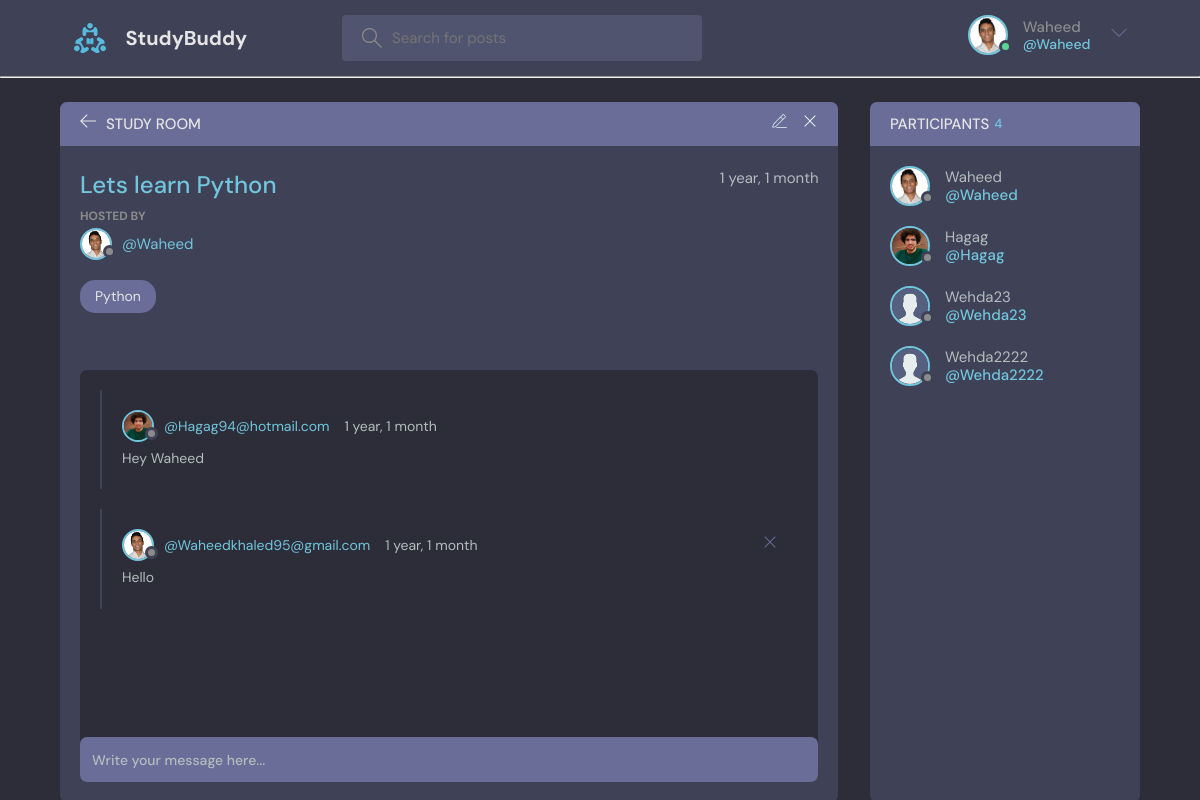
/room/1/ (signed in), run on the app's committed database.
### base/models.py (models this page shows, shortened)
class User(AbstractUser):
    name = models.CharField(max_length=200,null=True)
    email = models.EmailField(unique=True, null=True)
    bio = models.TextField(null=True)
    avatar = models.ImageField(null=True,default='avatar.svg')
    USERNAME_FIELD = 'email'
    REQUIRED_FIELDS =[]

class Room(models.Model):
    host = models.ForeignKey(User,on_delete=models.CASCADE,null=True)
    topic = models.ForeignKey(Topic,on_delete=models.SET_NULL,null=True)
    name = models.CharField(max_length=200)
    description = models.TextField(null=True, blank=True)
    participants = models.ManyToManyField(User,related_name='participants',blank=True)
    updated = models.DateTimeField(auto_now=True)
    created = models.DateTimeField(auto_now_add=True)
    class Meta:
        ordering = ['-updated','-created']
    def __str__(self):
        return self.name

class Topic(models.Model):
    name =models.CharField(max_length=200)
    def __str__(self) -> str:
        return self.name

class Message(models.Model):
    user = models.ForeignKey(User,on_delete=models.CASCADE)
    room = models.ForeignKey(Room,on_delete=models.CASCADE)
    body = models.TextField()
    updated = models.DateTimeField(auto_now=True)
    created = models.DateTimeField(auto_now_add=True)
    class Meta:
        ordering =['-updated','-created']

### base/views.py (the view, shortened to what this page needs)
# urls.py: path("room/<str:pk>/",views.getRoom)
@login_required(login_url='/login')
def room(request,pk):
    room = Room.objects.get(id=pk)
    roomMessages=room.message_set.all()
    participants = room.participants.all()
    context = {'room':room,'roomMessages':roomMessages,'participants':participants}
    return render(request,'base/room.html',context)

### base/templates/base/room.html (shortened to what this page needs)
{% extends 'main.html' %}
{% block content %}
{% load static %}
    <main class="profile-page layout layout--2">
      <div class="container">
        <div class="room">
          <div class="room__top">
            <div class="room__topLeft">
              <a href="{% url 'home' %}">
                <svg version="1.1" xmlns="http://www.w3.org/2000/svg" width="32" height="32" viewBox="0 0 32 32">
                  <title>arrow-left</title>
                  <path
                    d="M13.723 2.286l-13.723 13.714 13.719 13.714 1.616-1.611-10.96-10.96h27.625v-2.286h-27.625l10.965-10.965-1.616-1.607z"
                  ></path>
                </svg>
              </a>
              <h3>Study Room</h3>
            </div>
            {% if room.host == request.user %}
            <div class="room__topRight">
              <a href="{% url 'update-room' room.id %}">
              </a>
              <a href="{% url 'delete-room' room.id %}">
                <svg version="1.1" xmlns="http://www.w3.org/2000/svg" width="32" height="32" viewBox="0 0 32 32">
                  <title>remove</title>
                  <path
                    d="M27.314 6.019l-1.333-1.333-9.98 9.981-9.981-9.981-1.333 1.333 9.981 9.981-9.981 9.98 1.333 1.333 9.981-9.98 9.98 9.98 1.333-1.333-9.98-9.98 9.98-9.981z"
                  ></path>
                </svg>
              </a>
            </div>
            {% endif %}
          </div>
          <div class="room__box scroll">
            <div class="room__header scroll">
              <div class="room__info">
                <h3>{{room}}</h3>
                <span>{{room.created|timesince}}</span>
              </div>
              <div class="room__hosted">
                <p>Hosted By</p>
                <a href="{% url 'user-profile' room.host.id %}" class="room__author">
                  <div class="avatar avatar--small">
                    <img src="{{room.host.avatar.url}}" />
                  </div>
                  <span>@{{room.host.username}}</span>
                </a>
              </div>
              <span class="room__topics">{{room.topic}}</span>
            </div>
            <div class="room__conversation">
              <div class="threads scroll">
                {% for message in roomMessages %}
                <div class="thread">
                  <div class="thread__top">
                    <div class="thread__author">
                      <a href="{% url 'user-profile' message.user.id %}" class="thread__authorInfo">
                        <div class="avatar avatar--small">
                          <img src="{{message.user.avatar.url}}" />
                        </div>
                        <span>@{{message.user}}</span>
                      </a>
                      <span class="thread__date">{{message.created|timesince}}</span>
                    </div>
                    {% if message.user == request.user %}
                    <div class="thread__delete">
                      <a href="{% url 'delete-message' message.id %}">
                      <svg version="1.1" xmlns="http://www.w3.org/2000/svg" width="32" height="32" viewBox="0 0 32 32">
                        <title>remove</title>
                        <path
                          d="M27.314 6.019l-1.333-1.333-9.98 9.981-9.981-9.981-1.333 1.333 9.981 9.981-9.981 9.98 1.333 1.333 9.981-9.98 9.98 9.98 1.333-1.333-9.98-9.98 9.98-9.981z"
                        ></path>
                      </svg>
                    </a>
                    </div>
                    {% endif %}
                  </div>
                  <div class="thread__details">
                    {{message.body}}
                  </div>
                </div>
                {% endfor %}
              </div>
            </div>
          </div>
          <div class="room__message">
            <form method="POST" action="">
              <input type='text' name="body" placeholder="Write your message here..." />
            </form>
          </div>
        </div>
        <div class="participants">
          <h3 class="participants__top">Participants <span>{{participants.count}}</span></h3>
          <div class="participants__list scroll">
            {% for user in participants %}
            <a href="{% url 'user-profile' user.id %}" class="participant">
              <div class="avatar avatar--medium">
                <img src="{{user.avatar.url}}" />
              </div>
              <p>
                {{user.username}}
                <span>@{{user.username}}</span>
              </p>
            </a>
              {% endfor %}
          </div>
        </div>
            </div>
    </main>
{% endblock content %}

### templates/navbar.html (shortened to what this page needs)
{% load static %}
<header class="header header--loggedIn">
  <div class="container">
    <a href="{% url 'home' %}" class="header__logo">
      <img src="{% static 'images/logo.svg' %}" />
      <h1>StudyBuddy</h1>
    </a>
    {% if request.user.is_authenticated %}
    <form class="header__search" method='GET' action = "{% url 'home' %}">
      <label>
        <input type='text' name="q" placeholder="Search for posts" />
      </label>
    </form>
    {% endif %}
    <nav class="header__menu">
      {% if request.user.is_authenticated %}
        <div class="header__user">
          <a href="{% url 'user-profile' request.user.id %}">
            <div class="avatar avatar--medium active">
              <img src="{{request.user.avatar.url}}" />
            </div>
            <p>{{request.user.username}}<span>@{{request.user.username}}</span></p>
          </a>
          <button class="dropdown-button">
            <svg version="1.1" xmlns="http://www.w3.org/2000/svg" width="32" height="32" viewBox="0 0 32 32">
              <title>chevron-down</title>
              <path d="M16 21l-13-13h-3l16 16 16-16h-3l-13 13z"></path>
            </svg>
          </button>
        </div>
      {% else %}
        <a href="{% url 'login' %}">
          <img src="{% static 'images/avatar.svg' %}" />
          <p>Login</p>
        </a>
      {% endif %}
    </nav>
  </div>
</header>
<hr>

### data on the page
User: user.avatar (picture), user.username "Waheed", avatar (picture), username "Waheed"
Room: name "Lets learn Python", created "1 year, 1 month", host.avatar (picture), host.username "Waheed", topic "Python"
Message: user.avatar (picture), user "Hagag94@hotmail.com", created "1 year, 1 month", body "Hey Waheed"
Message: user.avatar (picture), user "Waheedkhaled95@gmail.com", created "1 year, 1 month", body "Hello"
User: avatar (picture), username "Hagag"
User: avatar (placeholder picture), username "Wehda23"
User: avatar (placeholder picture), username "Wehda2222"

### other printed values
{{ participants.count }} "4"
